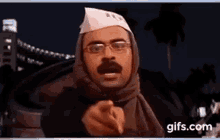
#> input picture cache/preset_media/00b7d89bae2dc47c.gif, 220 x 140 px
$ python -i finder.py   (imports and definitions only)
#> lines starting #> are read from the running program, lines starting #| are printed output that depends on the picture
### cache_db.py
"""SQLite cache for embedding vectors and ranked search results.

Keeps vectors on disk instead of RAM (good for Render's 512 MB free tier) and
survives worker restarts. Every method swallows sqlite errors and acts like a
cache miss, so a broken cache can never crash a search.
"""
import json
import os
import sqlite3
import tempfile
import threading
import time
from pathlib import Path

import numpy as np

DEFAULT_PATH = Path(os.environ.get(
    "CACHE_DB", Path(tempfile.gettempdir()) / "gif_finder_cache.db"))
MAX_VECTORS = 5000   # 5000 x 768 x 4 bytes = ~15 MB
MAX_RESULTS = 500

SCHEMA = """
CREATE TABLE IF NOT EXISTS vectors (
    key TEXT PRIMARY KEY, vec BLOB NOT NULL, ts REAL NOT NULL);
CREATE TABLE IF NOT EXISTS results (
    key TEXT PRIMARY KEY, body TEXT NOT NULL, ts REAL NOT NULL);
"""


class CacheDB:
    def __init__(self, path: Path = DEFAULT_PATH, dim: int = 768):
        self.dim = dim
        self._lock = threading.Lock()
        self._writes = 0
        self._conn = sqlite3.connect(str(path), check_same_thread=False, timeout=10)
        with self._lock:
            self._conn.execute("PRAGMA journal_mode=WAL")
            self._conn.execute("PRAGMA synchronous=NORMAL")
            self._conn.executescript(SCHEMA)

    # [45 lines left out: functions _run, get_vec, set_vec, get_results, set_results, _maybe_prune, not called in this run]

### finder.py
"""Core logic: DuckDuckGo candidate discovery + gemini-embedding-2 re-ranking.

Flow for a search:
  1. Embed the query (text or image) as RETRIEVAL_QUERY.
  2. Fetch candidate GIF/meme URLs from DuckDuckGo (free, via `ddgs`).
  3. Download each candidate safely (timeouts, size cap, public hosts only),
     extract up to 3 keyframes with Pillow, embed them as RETRIEVAL_DOCUMENT,
     average + L2-normalize.
  4. Rank by cosine similarity and return the best matches.

No UI code lives here, so it can be reused by app.py and warm_cache.py.
"""
from __future__ import annotations

import hashlib
import io
import ipaddress
import json
import logging
import re
import os
import shutil
import socket
import tempfile
import time
from concurrent.futures import ThreadPoolExecutor, as_completed
from concurrent.futures import TimeoutError as FuturesTimeout
from pathlib import Path
from urllib.parse import unquote, urlparse

import numpy as np
import requests
from ddgs import DDGS
from google import genai
from google.genai import errors, types
from PIL import Image

from cache_db import CacheDB

log = logging.getLogger("gif_finder")

# ------------------------------------------------------------------ settings
MODEL = "gemini-embedding-2"
DIMENSIONS = 768
NUM_FRAMES = 3
TOP_K = 6

MAX_CANDIDATES = int(os.environ.get("MAX_CANDIDATES", 12))       # per live search
MAX_BYTES = int(float(os.environ.get("MAX_DOWNLOAD_MB", 4)) * 1024 * 1024)
SEARCH_BUDGET = float(os.environ.get("SEARCH_BUDGET_SEC", 50))   # max seconds per search
WORKERS = int(os.environ.get("WORKERS", 3))                      # parallel candidates
REQUEST_DELAY = float(os.environ.get("REQUEST_DELAY", 0.3))      # pause after each API call
CAPTION_MODEL = os.environ.get("CAPTION_MODEL", "gemini-2.5-flash")
DDG_REGION = os.environ.get("DDG_REGION", "in-en")              # DuckDuckGo region
CANDIDATE_POOL = 3                                               # fetch n*3, keep best n
# Best score below this = probably off-topic candidates: warn and never cache.
MIN_CONFIDENCE = float(os.environ.get("MIN_CONFIDENCE", 0.30))

CONNECT_TIMEOUT, READ_TIMEOUT, TOTAL_DOWNLOAD_TIMEOUT = 4, 8, 15
MAX_PIXELS = 20_000_000          # reject decompression bombs
MAX_RETRIES = 4
RETRYABLE = {429, 500, 503}
DISK_CACHE_LIMIT = 150 * 1024 * 1024
USER_AGENT = ("Mozilla/5.0 (X11; Linux x86_64) AppleWebKit/537.36 "
              "(KHTML, like Gecko) Chrome/124.0 Safari/537.36")

BASE_DIR = Path(__file__).resolve().parent
PRESET_PATH = BASE_DIR / "cache" / "preset_results.json"
CACHE_DIR = Path(tempfile.gettempdir()) / "gif_finder_cache"
# [1 line not run here, left out]

PRESET_QUERIES = [
    "kejriwal karo na meme",
    "paisa hi paisa hoga",
    "awkward silence",
    "celebrating a big win",
    "confused math calculation",
]
EXT = {"GIF": "gif", "PNG": "png", "JPEG": "jpg", "WEBP": "webp"}


# ---------------------------------------------------------------- exceptions
class FinderError(Exception):
    """User-facing error (bad key, no results, ...) with an HTTP status."""

    def __init__(self, message: str, status: int = 400):
        super().__init__(message)
        self.status = status


class RateLimited(Exception):
    """Gemini free-tier quota exhausted."""


class EmbedFailed(Exception):
    """One embedding call failed for a non-fatal reason (skip that candidate)."""


# -------------------------------------------------------------------- caches
db = CacheDB(dim=DIMENSIONS)  # SQLite: embeddings + ranked results
RESULT_TTL = 6 * 3600


def _load_presets() -> dict:
    try:
        data = json.loads(PRESET_PATH.read_text(encoding="utf-8"))
        return {k.strip().lower(): v for k, v in data.get("queries", {}).items()}
    except (OSError, json.JSONDecodeError):
        return {}


PRESETS = _load_presets()
# [4 lines not run here, left out]


# ------------------------------------------------------------------- helpers
def l2(vec: np.ndarray) -> np.ndarray:
    norm = np.linalg.norm(vec)
    return vec if norm == 0 else vec / norm


def get_client(api_key: str | None) -> genai.Client:
    key = (api_key or "").strip() or os.environ.get("GEMINI_API_KEY", "")
    if not key:
        raise FinderError("No Gemini API key available. Paste your own key "
                          "in the API key box.", 401)
    return genai.Client(api_key=key)


# [109 lines left out: functions embed, _is_public_host, download, extract_frames, image_to_png, not called in this run]


def _url_hash(url: str) -> str:
    return hashlib.sha1(url.encode()).hexdigest()[:16]


def _local_path(url: str) -> Path | None:
    return next(CACHE_DIR.glob(_url_hash(url) + ".*"), None)


# [17 lines left out: functions _save, prune_disk_cache, not called in this run]


# ----------------------------------------------------------------- discovery
_STOPWORDS = {"the", "and", "for", "with", "meme", "memes", "gif", "gifs", "karo",
              "ki", "ka", "ke", "hai", "a", "an", "of", "to", "in", "on"}
_GIF_HOSTS = ("giphy.com", "tenor.com", "gfycat.com", "imgflip.com", "tenor.co")


def _tokens(text: str) -> set[str]:
    return {t for t in re.findall(r"[a-z0-9]+", text.lower())
            if len(t) >= 3 and t not in _STOPWORDS}


# [188 lines left out: functions _looks_like_gif, _relevance_key, search_candidates, process_candidate, discover_and_rank, embed_query_text and 2 more, not called in this run]


def image_search(image: Image.Image, hint: str = "", api_key: str | None = None,
                 progress=None):
    """Reverse image -> GIF search. Returns (matches, status)."""
    client = get_client(api_key)
    png = image_to_png(image)
    qvec = embed(client, types.Part.from_bytes(data=png, mime_type="image/png"),
                 "RETRIEVAL_QUERY")
    hint = " ".join((hint or "").split())
    search_query = hint or caption_image(client, png) or "funny reaction meme"
    del png
    try:
        matches, status = discover_and_rank(client, qvec, search_query, progress)
    except RateLimited:
        raise FinderError("Gemini quota is busy (HTTP 429). Wait a few seconds "
                          "or paste your own API key.", 429)
    return matches, f'{status} Search phrase used: "{search_query}".'


# --------------------------------------------------------------- presentation
def _domain(url: str) -> str:
    host = urlparse(url or "").netloc.lower()
    return host[4:] if host.startswith("www.") else host or "unknown"


def _filename(url: str) -> str:
    name = unquote(Path(urlparse(url).path).name) or _url_hash(url)
    return name if len(name) <= 40 else name[:37] + "..."


# [61 lines left out: functions _bundled_path, _ensure_local, build_gallery, not called in this run]

>>> import cv2
>>> picture = cv2.imread('cache/preset_media/00b7d89bae2dc47c.gif', cv2.IMREAD_GRAYSCALE)
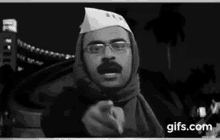
#> picture: shape (140, 220); min 0, max 231, mean 40
>>> result = image_search(picture)
#> (the run stopped early here; a loop or call above may not have finished)
